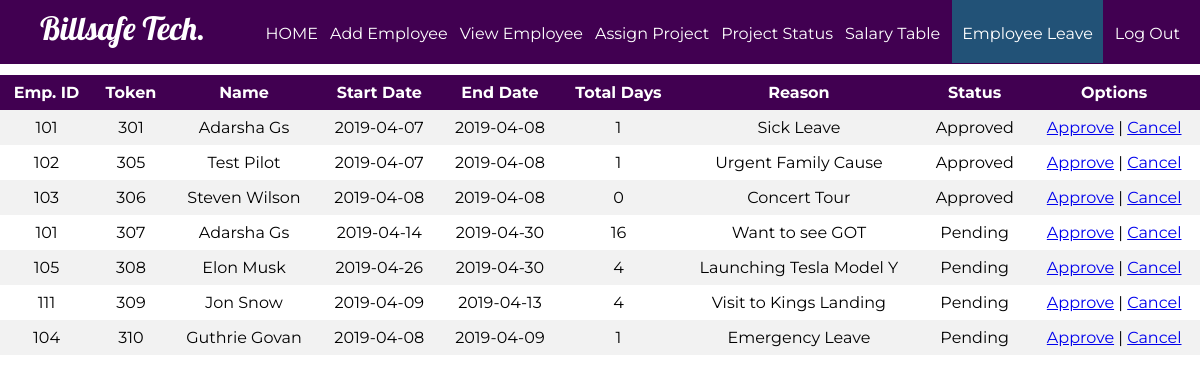
/empleave.php, run on the app's committed database.
### tables this page shows
CREATE TABLE `employee_leave` (
  `id` int(11) DEFAULT NULL,
  `token` int(11) NOT NULL,
  `start` date DEFAULT NULL,
  `end` date DEFAULT NULL,
  `reason` char(100) DEFAULT NULL,
  `status` char(50) DEFAULT NULL
);

CREATE TABLE `employee` (
  `id` int(11) NOT NULL,
  `firstName` varchar(100) NOT NULL,
  `lastName` varchar(100) NOT NULL,
  `email` varchar(100) NOT NULL,
  `password` text NOT NULL,
  `birthday` date NOT NULL,
  `gender` varchar(10) NOT NULL,
  `contact` varchar(20) NOT NULL,
  `nid` int(20) NOT NULL,
  `address` varchar(100) DEFAULT NULL,
  `dept` varchar(100) NOT NULL,
  `degree` varchar(100) NOT NULL,
  `pic` text NOT NULL
);

### empleave.php (the view, shortened to what this page needs)
<?php
$sql = "Select employee.id, employee.firstName, employee.lastName, employee_leave.start, employee_leave.end, employee_leave.reason, employee_leave.status, employee_leave.token From employee, employee_leave Where employee.id = employee_leave.id order by employee_leave.token";
$result = mysqli_query($conn, $sql);
?>
<html>
<head>
	<link rel="stylesheet" type="text/css" href="styleview.css">
</head>
<body>
	<header>
		<nav>
			<h1>Billsafe Tech.</h1>
			<ul id="navli">
				<li><a class="homeblack" href="aloginwel.php">HOME</a></li>
				<li><a class="homeblack" href="addemp.php">Add Employee</a></li>
				<li><a class="homeblack" href="viewemp.php">View Employee</a></li>
				<li><a class="homeblack" href="assign.php">Assign Project</a></li>
				<li><a class="homeblack" href="assignproject.php">Project Status</a></li>
				<li><a class="homeblack" href="salaryemp.php">Salary Table</a></li>
				<li><a class="homecolor" href="empleave.php">Employee Leave</a></li>
				<li><a class="homeblack" href="alogin.html">Log Out</a></li>
			</ul>
		</nav>
	</header>
	<div class="divider"></div>
	<div id="divimg">
		<table>
			<tr>
				<th>Emp. ID</th>
				<th>Token</th>
				<th>Name</th>
				<th>Start Date</th>
				<th>End Date</th>
				<th>Total Days</th>
				<th>Reason</th>
				<th>Status</th>
				<th>Options</th>
			</tr>
			<?php
				while ($employee = mysqli_fetch_assoc($result)) {
				$date1 = new DateTime($employee['start']);
				$date2 = new DateTime($employee['end']);
				$interval = $date1->diff($date2);
					echo "<tr>";
					echo "<td>".$employee['id']."</td>";
					echo "<td>".$employee['token']."</td>";
					echo "<td>".$employee['firstName']." ".$employee['lastName']."</td>";
					echo "<td>".$employee['start']."</td>";
					echo "<td>".$employee['end']."</td>";
					echo "<td>".$interval->days."</td>";
					echo "<td>".$employee['reason']."</td>";
					echo "<td>".$employee['status']."</td>";
					echo "<td><a href=\"approve.php?id=$employee[id]&token=$employee[token]\"  onClick=\"return confirm('Are you sure you want to Approve the request?')\">Approve</a> | <a href=\"cancel.php?id=$employee[id]&token=$employee[token]\" onClick=\"return confirm('Are you sure you want to Canel the request?')\">Cancel</a></td>";
				}
			?>
		</table>
	</div>
</body>
</html>

### styleview.css (style rules this page uses)
body { margin: 0px; }
header { background: #410051; color: white; padding: 8px 20px 6px 40px; height: 50px; }
header h1 { display: inline; font-family: 'Lobster', cursive; font-weight: 400; font-size: 32px; float: left; margin-top: 0px; margin-right: 10px; }
nav ul { display: inline; padding: 0px; float: right; }
nav ul li { display: inline-block; list-style-type: none; color: white; float: left; margin-left: 12px; }
nav ul li a { color: white; text-decoration: none; }
#navli { font-family: 'Montserrat', sans-serif; }
.homecolor { background-color: #225277; padding: 30px 10px 20px 10px; }
.divider { background-color: white; height: 5px; }
table { margin: 0px; border-collapse: collapse; width: 100%; font-family: 'Montserrat', sans-serif; }
th, td { text-align: center; padding: 8px; }
tr:nth-child(even) { background-color: #f2f2f2 }
th { background-color: #410051; color: white; }

### data on the page
employee_leave: id "101", token "301", id.firstName "Adarsha", id.lastName "Gs", start "2019-04-07", end "2019-04-08", start+end "1", reason "Sick Leave", status "Approved"
employee_leave: id "102", token "305", id.firstName "Test", id.lastName "Pilot", start "2019-04-07", end "2019-04-08", start+end "1", reason "Urgent Family Cause", status "Approved"
employee_leave: id "103", token "306", id.firstName "Steven", id.lastName "Wilson", start "2019-04-08", end "2019-04-08", start+end "0", reason "Concert Tour", status "Approved"
employee_leave: id "101", token "307", id.firstName "Adarsha", id.lastName "Gs", start "2019-04-14", end "2019-04-30", start+end "16", reason "Want to see GOT", status "Pending"
employee_leave: id "105", token "308", id.firstName "Elon", id.lastName "Musk", start "2019-04-26", end "2019-04-30", start+end "4", reason "Launching Tesla Model Y", status "Pending"
employee_leave: id "111", token "309", id.firstName "Jon", id.lastName "Snow", start "2019-04-09", end "2019-04-13", start+end "4", reason "Visit to Kings Landing", status "Pending"
employee_leave: id "104", token "310", id.firstName "Guthrie", id.lastName "Govan", start "2019-04-08", end "2019-04-09", start+end "1", reason "Emergency Leave", status "Pending"
